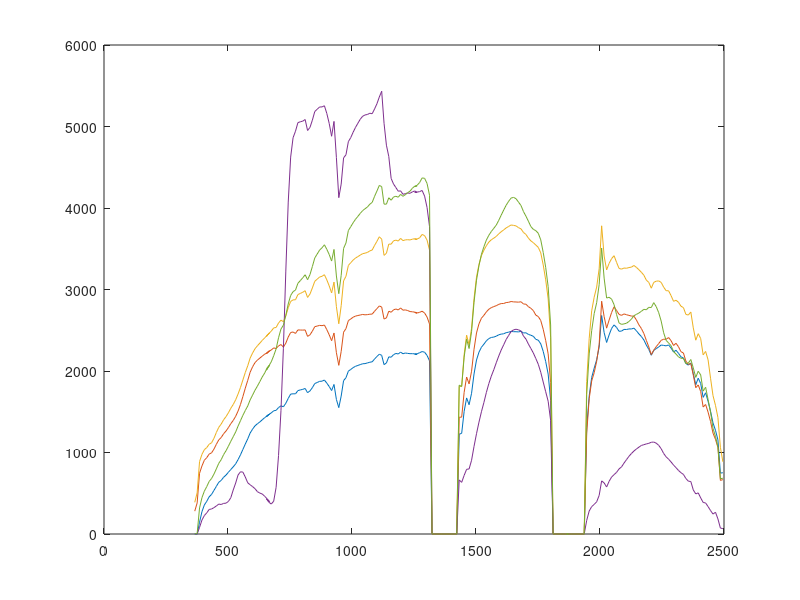

Write the MATLAB code that produced this figure.

addpath(genpath('/Users/bramble/My Drive/_JPL_AMD/'))

% load spectra
A = importdata('basic_endmember_library.csv');
wavelengths = A.data(1,:);
spectra = A.data(2:end,:);
% plot spectra
plot(wavelengths,spectra)